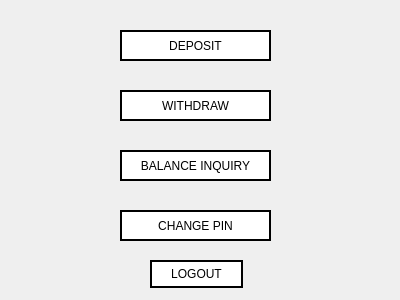
<?xml version="1.0" encoding="UTF-8"?>
<ui version="4.0">
 <class>Atm_Transactions</class>
 <widget class="QWidget" name="Atm_Transactions">
  <property name="geometry">
   <rect>
    <x>0</x>
    <y>0</y>
    <width>400</width>
    <height>300</height>
   </rect>
  </property>
  <property name="windowTitle">
   <string>ATM TRANSACTIONS</string>
  </property>
  <property name="styleSheet">
   <string notr="true">QPushButton{
background: transparent;
background-color: white;
border: 2px solid black;
}

QPushButton:hover{
background-color: rgb(30, 30, 30);
color: white;
}

QPushButton:pressed
{
font: bold;
}

</string>
  </property>
  <widget class="QPushButton" name="deposit">
   <property name="geometry">
    <rect>
     <x>120</x>
     <y>30</y>
     <width>151</width>
     <height>31</height>
    </rect>
   </property>
   <property name="text">
    <string>DEPOSIT</string>
   </property>
  </widget>
  <widget class="QPushButton" name="withdraw">
   <property name="geometry">
    <rect>
     <x>120</x>
     <y>90</y>
     <width>151</width>
     <height>31</height>
    </rect>
   </property>
   <property name="text">
    <string>WITHDRAW</string>
   </property>
  </widget>
  <widget class="QPushButton" name="balance">
   <property name="geometry">
    <rect>
     <x>120</x>
     <y>150</y>
     <width>151</width>
     <height>31</height>
    </rect>
   </property>
   <property name="text">
    <string>BALANCE INQUIRY</string>
   </property>
  </widget>
  <widget class="QPushButton" name="changepin">
   <property name="geometry">
    <rect>
     <x>120</x>
     <y>210</y>
     <width>151</width>
     <height>31</height>
    </rect>
   </property>
   <property name="text">
    <string>CHANGE PIN</string>
   </property>
  </widget>
  <widget class="QPushButton" name="logout">
   <property name="geometry">
    <rect>
     <x>150</x>
     <y>260</y>
     <width>93</width>
     <height>28</height>
    </rect>
   </property>
   <property name="text">
    <string>LOGOUT</string>
   </property>
  </widget>
  <widget class="QLabel" name="label">
   <property name="geometry">
    <rect>
     <x>0</x>
     <y>-5</y>
     <width>401</width>
     <height>321</height>
    </rect>
   </property>
   <property name="styleSheet">
    <string notr="true">background-image: url(:/images/sbg1.png);</string>
   </property>
   <property name="text">
    <string/>
   </property>
  </widget>
  <zorder>label</zorder>
  <zorder>deposit</zorder>
  <zorder>withdraw</zorder>
  <zorder>balance</zorder>
  <zorder>changepin</zorder>
  <zorder>logout</zorder>
 </widget>
 <resources>
  <include location="resource.qrc"/>
 </resources>
 <connections/>
</ui>
